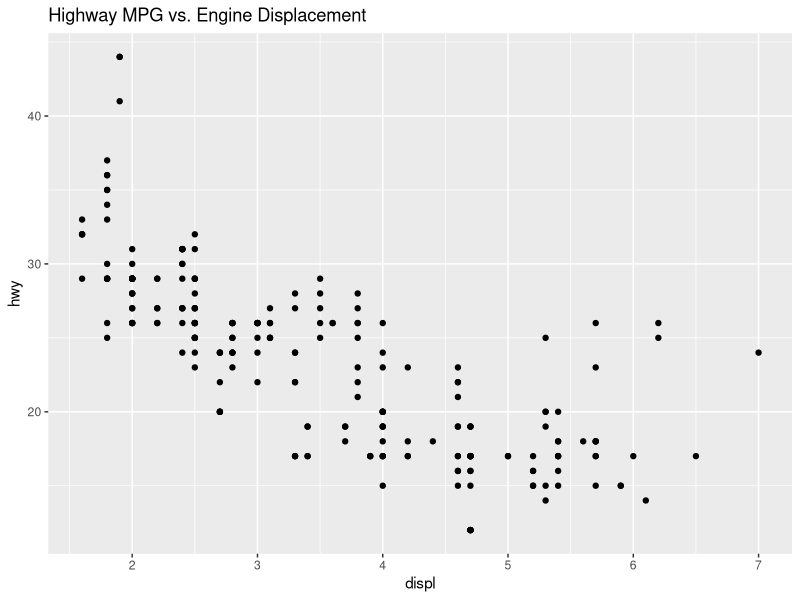
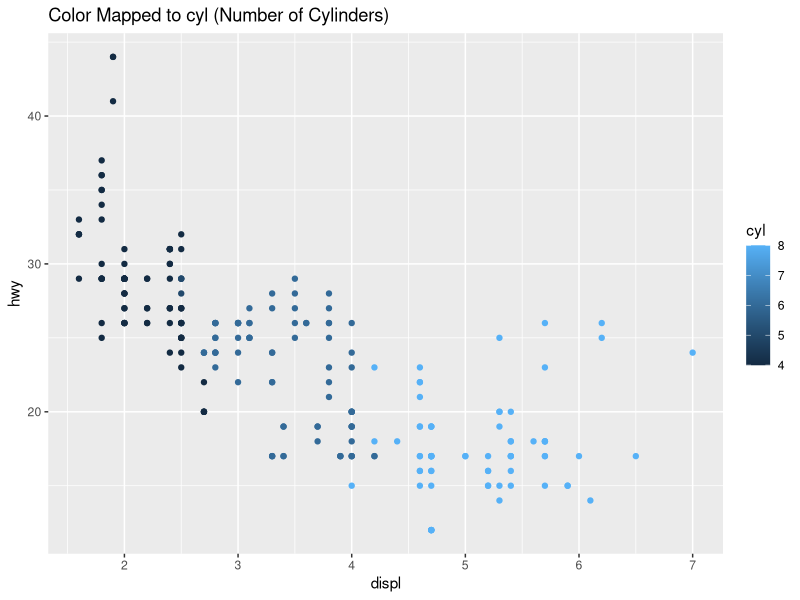
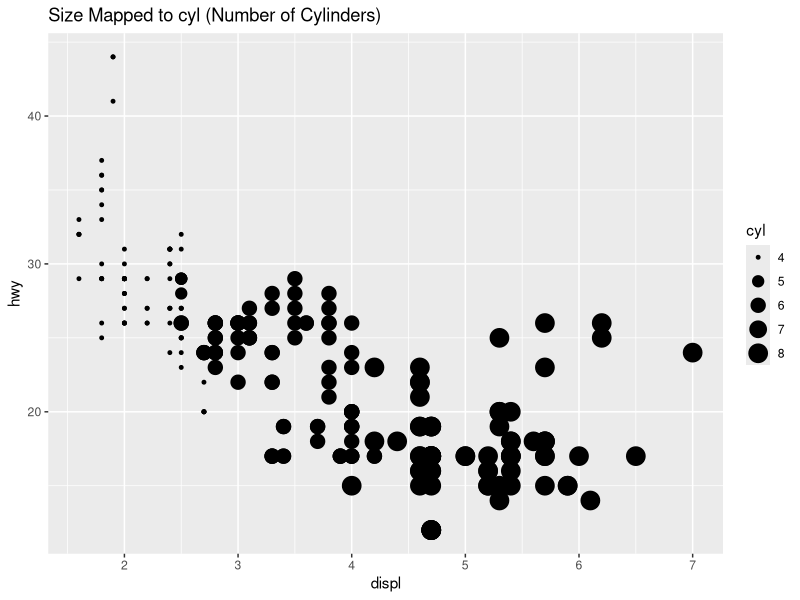
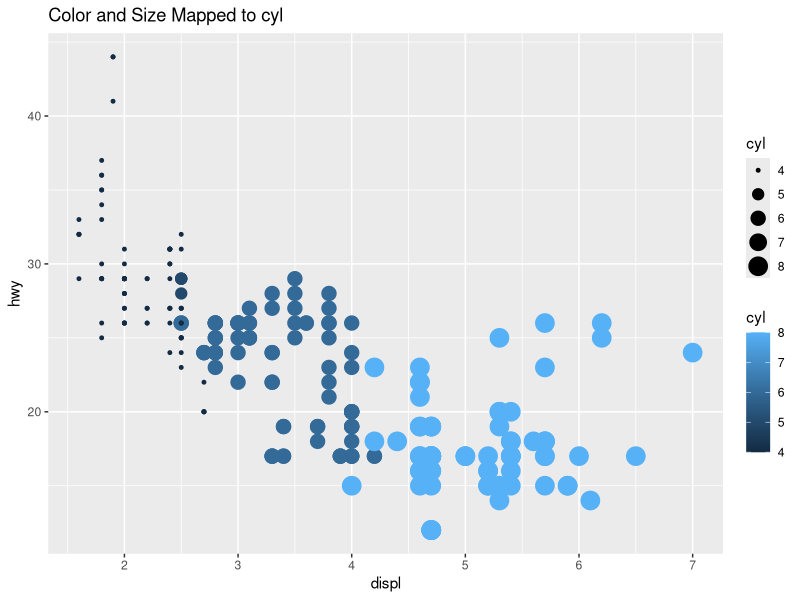

The R source for these figures, in order: (Note: this script raises an error after producing the figures.)
library(palmerpenguins)
library(ggthemes)
library(tidyverse)

# Question 1.5.5.1

# For categorical varibles, we have manufacturer, model, trans, drv, fl, class. Also, we only have one numerical variable, which is displ
# I use sapply(mpg, class) function running mpg, which shows features of each variable in mpg 
?mpg
sapply(mpg, class)

# Question 1.5.5.2

# Below is the scatterplot of hwy vs displ
ggplot(mpg, aes(x = displ, y = hwy)) +
    geom_point() +
    labs(title = "Highway MPG vs. Engine Displacement")

# Below is the scatterplot added with color
ggplot(mpg, aes(x = displ, y = hwy)) +
    geom_point(aes(color = cyl)) +
    labs(title = "Color Mapped to cyl (Number of Cylinders)")

# Below is the scatterplot added with size
ggplot(mpg, aes(x = displ, y = hwy)) +
    geom_point(aes(size = cyl)) +
    labs(title = "Size Mapped to cyl (Number of Cylinders)")

# Below is the scatterplot added with size + color
ggplot(mpg, aes(x = displ, y = hwy)) +
    geom_point(aes(color = cyl, size = cyl)) +
    labs(title = "Color and Size Mapped to cyl")

# Below is the scatterplot added with shape
ggplot(mpg, aes(x = displ, y = hwy)) +
    geom_point(aes(shape = cyl)) +
    labs(title = "Mapping cyl to both color and size")

# For size & color, since another variable cyl is numeric, shape & size & color can be applied. It shows continuous changes of the variable. However, the final plot, the shpae can't be applied since continuous variable can't be mapped to it.

# Question 1.5.5.3

# Below is the scatterplot where cty is mapped to linewidth
ggplot(mpg, aes(x = displ, y = hwy)) +
    geom_line(aes(linewidth = cty)) +
    labs(title = "Mapping cty to linewidth in line plot")

# At the graph, we can see changes of cty, city miles per galon, by displ.

# Question 1.5.5.4

# Below is the scatterplot where cty is mapped to multiple aesthetics
ggplot(mpg, aes(x = displ, y = hwy)) +
    geom_point(aes(color = cty, size = cty, shape = factor(cty))) +
    labs(title = "Mapping cty to color, size, and shape")

# At the graph, each aesthetic represent the same variable's values in different ways.

# Question 1.5.5.5

# I recall the data by the command below.
glimpse(penguins)

# This is the scatterplot with species as color
ggplot(penguins, aes(x = bill_length_mm, y = bill_depth_mm, color = species)) +
    geom_point() +
    labs(title = "Bill Depth vs. Bill Length Colored by Species",
         x = "Bill Length (mm)",
         y = "Bill Depth (mm)") +
    theme_minimal()

# The provided scatterplot visualizes the relationship between bill length (x-axis) and bill depth (y-axis) for three penguin species (Adelie, Chinstrap, and Gentoo)
# After coloring, we can vividly see species are clustering.

# This is the scatterplot faceted by species
ggplot(penguins, aes(x = bill_length_mm, y = bill_depth_mm)) +
    geom_point(aes(color = species)) +
    facet_wrap(~species) +
    labs(title = "Bill Depth vs. Bill Length by Species",
         x = "Bill Length (mm)",
         y = "Bill Depth (mm)") +
    theme_minimal()

#The faceted visualization provides a clearer view of the distribution of bill lengths and depths for each species without interference from other groups.

# Question 1.5.5.6

# The code creates separate legends because each aesthetic is treated independently and the colored species line only midifies the color legend label. To combine the two legends into a single one, we should ensure both aesthetics share the same legend title. Below is the one example of modification.
ggplot(
    data = penguins,
    mapping = aes(
        x = bill_length_mm, y = bill_depth_mm, 
        color = species, shape = species
    )
) +
    geom_point() +
    labs(color = "Species", shape = "Species")